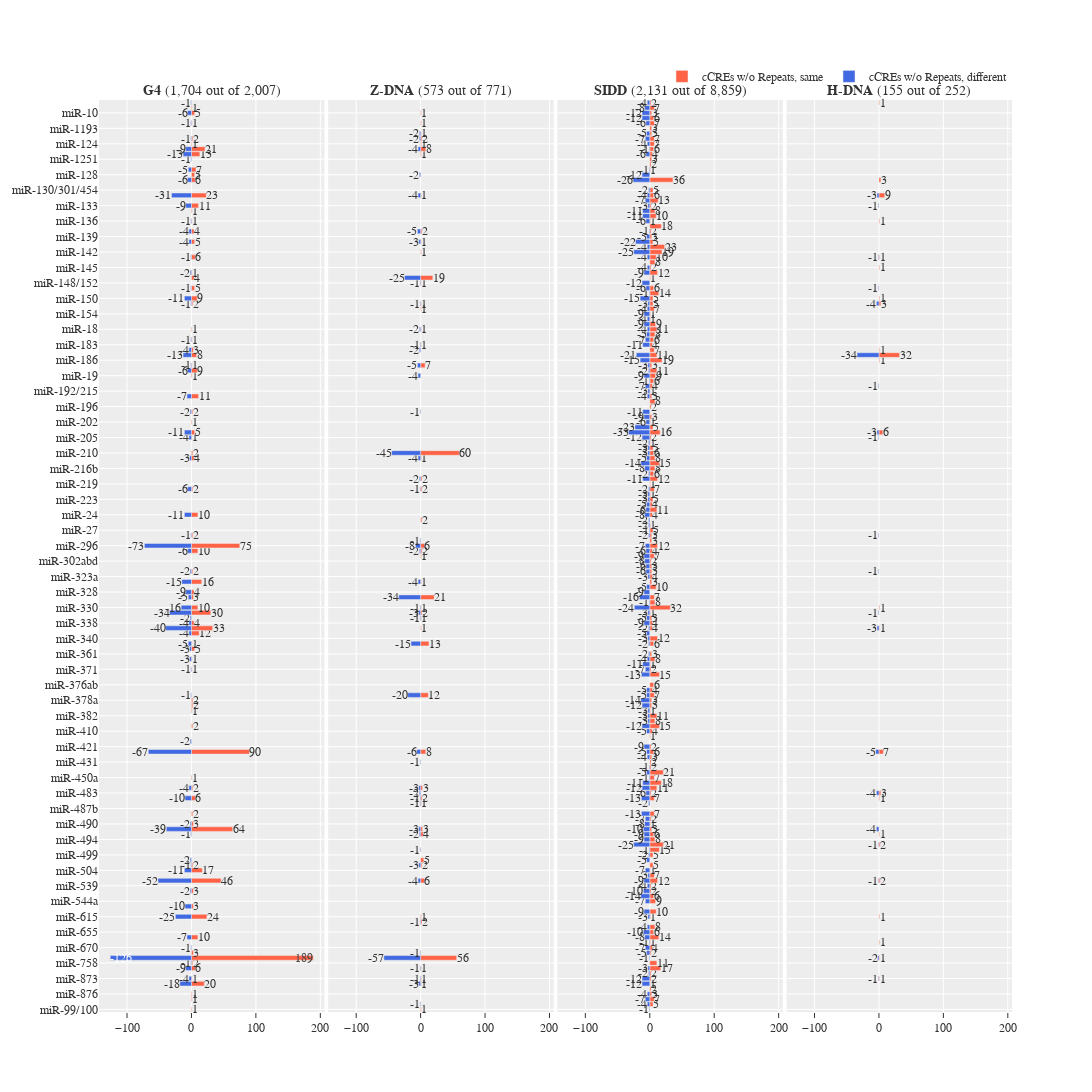

The cell this chart's notebook holds for it:
### Code cell
groups = ["g4", "z-dna", "sidd", "h-dna"]
categories = [
    # "Repeats w/o cCREs, same",
    # "Repeats w/o cCREs, different",
    "cCREs w/o Repeats, same",
    "cCREs w/o Repeats, different",
]
colors = {
    # "Repeats w/o cCREs, same": "tomato",
    # "Repeats w/o cCREs, different": "royalblue",
    "cCREs w/o Repeats, same": "tomato",
    "cCREs w/o Repeats, different": "royalblue",
    # "cCREs w/o Repeats, same": "darksalmon",
    # "cCREs w/o Repeats, different": "cornflowerblue",
}

n_rows = 1
n_cols = 4

fig = ps.make_subplots(
    rows=n_rows,
    cols=n_cols,
    shared_xaxes="all",
    shared_yaxes="all",
    horizontal_spacing=0.004,
    vertical_spacing=0.01,
    column_titles=[
        f"<b>{x.upper()}</b> ({form_df[(form_df['group']==x) & form_df['custom_type'].isin(categories)]['total_count'].sum():,d} out of {form_df[form_df['group']==x]['total_count'].sum():,d})"
        for x in groups
    ],
    # y_title="Number of miRNAs per flipon",
    # x_title="Flipon count",
)

for i, group in enumerate(groups):
    for category in categories:
        df = form_df[(form_df["group"] == group) & (form_df["custom_type"] == category)]
        sub = pgo.Bar(
            x=df["total_count_signed"],
            y=df["mirna"],
            # text=df['total_count'],
            name=category,
            texttemplate="%{x:,d}",
            textposition=df["total_count_signed"].apply(
                lambda x: "outside" if abs(x) <= 100 else "inside"
            ),
            cliponaxis=False,
            marker=dict(color=colors[category]),
            orientation="h",
            width=0.9,
            showlegend=True if (i == 0) else False,
        )
        fig.add_trace(sub, row=1, col=i + 1)

fig.update_xaxes(tickformat="s")
fig.update_yaxes(
    ticks="",
    type="category",
    categoryarray=form_df.sort_values("mirna", ascending=False)["mirna"].unique(),
    categoryorder="array",
)
fig.update_annotations(font=dict(size=14))

fig.update_layout(
    # title=f"Flipons enriched with miRNA seed-regions ({plotly_data['count'].sum():,d})",
    # title_x=0.0035,
    # title_y=.985,
    height=3000,
    width=1500,
    barmode="relative",
    font=dict(family="monospace", size=12),
    uniformtext_minsize=12,
    uniformtext_mode="show",
    # margin=dict(l=60, r=5, t=25, b=60),
    legend=dict(
        # title_text="Flipon group",
        # traceorder="reversed",
        orientation="h",
        yanchor="bottom",
        y=1.01,
        xanchor="right",
        x=1,
    ),
    template="ggplot2",
)

fig.write_image(d_img / "flipon_to_mirna_mapping-ccre-vs-repeats-strands-01-ccre.png")
fig.show()

### Figure 1 — Plotly figure (JSON) as saved in the notebook; plotly's stock layout.template omitted (floating-point values rounded to 4 significant figures; data arrays with more than 128 entries replaced by an {"elided": "..."} marker saying what was removed)
{"data": [{"cliponaxis": false, "marker": {"color": "tomato"}, "name": "cCREs w/o Repeats, same", "orientation": "h", "showlegend": true, "textposition": ["outside", "outside", "outside", "outside", "outside", "outside", "outside", "inside", "outside", "outside", "outside", "outside", "outside", "outside", "outside", "outside", "outside", "outside", "outside", "outside", "outside", "outside", "outside", "outside", "outside", "outside", "outside", "outside", "outside", "outside", "outside", "outside", "outside", "outside", "outside", "outside", "outside", "outside", "outside", "outside", "outside", "outside", "outside", "outside", "outside", "outside", "outside", "outside", "outside", "outside", "outside", "outside", "outside", "outside", "outside", "outside", "outside", "outside", "outside", "outside", "outside", "outside", "outside", "outside", "outside", "outside", "outside", "outside", "outside", "outside", "outside", "outside", "outside", "outside", "outside", "outside", "outside", "outside", "outside", "outside", "outside"], "texttemplate": "%{x:,d}", "type": "bar", "width": 0.9, "x": [1, 1, 1, 20, 1, 6, 2, 189, 3, 10, 24, 3, 3, 46, 17, 2, 64, 3, 2, 6, 2, 1, 90, 2, 1, 2, 2, 1, 1, 5, 1, 12, 33, 4, 30, 10, 3, 4, 16, 2, 10, 75, 2, 10, 2, 4, 2, 1, 5, 1, 2, 11, 1, 9, 1, 8, 3, 1, 1, 2, 9, 5, 4, 1, 6, 5, 4, 1, 1, 11, 23, 6, 5, 7, 13, 21, 1, 2, 1, 5, 1], "xaxis": "x", "y": ["miR-99/100", "miR-9", "miR-876", "miR-874", "miR-873", "miR-760", "miR-758", "miR-744", "miR-7", "miR-665", "miR-615", "miR-551", "miR-542", "miR-532", "miR-504", "miR-503", "miR-491", "miR-490", "miR-488", "miR-485", "miR-455", "miR-450a", "miR-423", "miR-409", "miR-381", "miR-379", "miR-378a", "miR-371", "miR-365", "miR-346", "miR-342", "miR-34/449", "miR-339", "miR-338", "miR-331", "miR-330", "miR-329/362", "miR-328", "miR-324", "miR-31", "miR-299", "miR-296", "miR-28/708", "miR-24", "miR-22", "miR-214", "miR-210", "miR-205", "miR-204/211", "miR-202", "miR-199", "miR-193", "miR-19", "miR-188", "miR-187", "miR-185", "miR-184", "miR-182", "miR-18", "miR-151a", "miR-150", "miR-149", "miR-147", "miR-146", "miR-143", "miR-140", "miR-138", "miR-136", "miR-134", "miR-133", "miR-1306", "miR-129", "miR-128", "miR-127", "miR-125", "miR-1249", "miR-124", "miR-122", "miR-103/107", "miR-10", "miR-1/206"], "yaxis": "y"}, {"cliponaxis": false, "marker": {"color": "royalblue"}, "name": "cCREs w/o Repeats, different", "orientation": "h", "showlegend": true, "textposition": ["outside", "outside", "outside", "outside", "inside", "outside", "outside", "outside", "outside", "outside", "outside", "outside", "outside", "outside", "outside", "outside", "outside", "outside", "outside", "outside", "outside", "outside", "outside", "outside", "outside", "outside", "outside", "outside", "outside", "outside", "outside", "outside", "outside", "outside", "outside", "outside", "outside", "outside", "outside", "outside", "outside", "outside", "outside", "outside", "outside", "outside", "outside", "outside", "outside", "outside", "outside", "outside", "outside", "outside", "outside", "outside", "outside", "outside", "outside", "outside", "outside", "outside", "outside", "outside", "outside", "outside", "outside", "outside", "outside", "outside"], "texttemplate": "%{x:,d}", "type": "bar", "width": 0.9, "x": [-18, -4, -9, -1, -126, -1, -7, -25, -10, -2, -52, -11, -1, -2, -1, -39, -2, -10, -4, -67, -2, -1, -1, -3, -3, -5, -4, -40, -4, -2, -34, -16, -5, -9, -15, -2, -6, -73, -1, -11, -6, -3, -4, -11, -2, -7, -6, -1, -13, -4, -1, -1, -11, -1, -2, -1, -4, -4, -1, -9, -31, -6, -5, -1, -13, -9, -1, -1, -6, -1], "xaxis": "x", "y": ["miR-874", "miR-873", "miR-760", "miR-758", "miR-744", "miR-670", "miR-665", "miR-615", "miR-551", "miR-542", "miR-532", "miR-504", "miR-503", "miR-501/502", "miR-493", "miR-491", "miR-490", "miR-485", "miR-455", "miR-423", "miR-412", "miR-377", "miR-371", "miR-365", "miR-346", "miR-342", "miR-34/449", "miR-339", "miR-338", "miR-335", "miR-331", "miR-330", "miR-329/362", "miR-328", "miR-324", "miR-31", "miR-299", "miR-296", "miR-28/708", "miR-24", "miR-22", "miR-214", "miR-205", "miR-204/211", "miR-199", "miR-193", "miR-188", "miR-187", "miR-185", "miR-184", "miR-182", "miR-151a", "miR-150", "miR-149", "miR-146", "miR-143", "miR-140", "miR-138", "miR-136", "miR-133", "miR-1306", "miR-129", "miR-127", "miR-1251", "miR-125", "miR-1249", "miR-122", "miR-103/107", "miR-10", "let-7/miR-98"], "yaxis": "y"}, {"cliponaxis": false, "marker": {"color": "tomato"}, "name": "cCREs w/o Repeats, same", "orientation": "h", "showlegend": false, "textposition": ["outside", "outside", "outside", "outside", "outside", "outside", "outside", "outside", "outside", "outside", "outside", "outside", "outside", "outside", "outside", "outside", "outside", "outside", "outside", "outside", "outside", "outside", "outside", "outside", "outside", "outside", "outside", "outside", "outside", "outside", "outside", "outside", "outside", "outside", "outside", "outside", "outside", "outside", "outside", "outside", "outside", "outside", "outside", "outside", "outside", "outside", "outside", "outside", "outside", "outside"], "texttemplate": "%{x:,d}", "type": "bar", "width": 0.9, "x": [1, 1, 1, 1, 56, 2, 1, 6, 2, 5, 4, 3, 1, 2, 3, 8, 12, 13, 1, 1, 2, 1, 21, 1, 1, 2, 6, 2, 2, 2, 1, 60, 7, 1, 1, 1, 1, 1, 19, 1, 1, 2, 1, 1, 8, 1, 2, 1, 1, 1], "xaxis": "x2", "y": ["miR-99/100", "miR-874", "miR-873", "miR-760", "miR-744", "miR-652", "miR-615", "miR-532", "miR-503", "miR-501/502", "miR-493", "miR-491", "miR-486", "miR-485", "miR-455", "miR-423", "miR-377", "miR-342", "miR-339", "miR-335", "miR-331", "miR-330", "miR-329/362", "miR-324", "miR-30", "miR-299", "miR-296", "miR-25/32/92/363/367", "miR-22", "miR-218", "miR-214", "miR-210", "miR-187", "miR-183", "miR-18", "miR-153", "miR-151a", "miR-148/152", "miR-147", "miR-142", "miR-140", "miR-138", "miR-1306", "miR-125", "miR-1249", "miR-124", "miR-122", "miR-1197", "miR-103/107", "miR-10"], "yaxis": "y2"}, {"cliponaxis": false, "marker": {"color": "royalblue"}, "name": "cCREs w/o Repeats, different", "orientation": "h", "showlegend": false, "textposition": ["outside", "outside", "outside", "outside", "outside", "outside", "outside", "outside", "outside", "outside", "outside", "outside", "outside", "outside", "outside", "outside", "outside", "outside", "outside", "outside", "outside", "outside", "outside", "outside", "outside", "outside", "outside", "outside", "outside", "outside", "outside", "outside", "outside", "outside", "outside", "outside", "outside", "outside", "outside", "outside", "outside", "outside", "outside", "outside", "outside", "outside", "outside", "outside"], "texttemplate": "%{x:,d}", "type": "bar", "width": 0.9, "x": [-1, -3, -1, -1, -57, -1, -1, -4, -3, -1, -2, -3, -1, -1, -2, -3, -1, -6, -20, -15, -1, -3, -1, -34, -4, -2, -8, -1, -1, -2, -4, -45, -1, -4, -5, -2, -1, -2, -1, -1, -25, -3, -5, -4, -2, -4, -2, -2], "xaxis": "x2", "y": ["miR-96/1271", "miR-874", "miR-873", "miR-760", "miR-744", "miR-7", "miR-652", "miR-532", "miR-503", "miR-496", "miR-493", "miR-491", "miR-486", "miR-485", "miR-483", "miR-455", "miR-431", "miR-423", "miR-377", "miR-342", "miR-335", "miR-331", "miR-330", "miR-329/362", "miR-324", "miR-299", "miR-296", "miR-29", "miR-22", "miR-218", "miR-214", "miR-210", "miR-199", "miR-19", "miR-187", "miR-184", "miR-183", "miR-18", "miR-151a", "miR-148/152", "miR-147", "miR-140", "miR-138", "miR-1306", "miR-128", "miR-1249", "miR-122", "miR-1197"], "yaxis": "y2"}, {"cliponaxis": false, "marker": {"color": "tomato"}, "name": "cCREs w/o Repeats, same", "orientation": "h", "showlegend": false, "textposition": {"elided": "160 str values"}, "texttemplate": "%{x:,d}", "type": "bar", "width": 0.9, "x": {"elided": "160 int values"}, "xaxis": "x3", "y": {"elided": "160 str values"}, "yaxis": "y3"}, {"cliponaxis": false, "marker": {"color": "royalblue"}, "name": "cCREs w/o Repeats, different", "orientation": "h", "showlegend": false, "textposition": {"elided": "152 str values"}, "texttemplate": "%{x:,d}", "type": "bar", "width": 0.9, "x": {"elided": "152 int values"}, "xaxis": "x3", "y": {"elided": "152 str values"}, "yaxis": "y3"}, {"cliponaxis": false, "marker": {"color": "tomato"}, "name": "cCREs w/o Repeats, same", "orientation": "h", "showlegend": false, "textposition": ["outside", "outside", "outside", "outside", "outside", "outside", "outside", "outside", "outside", "outside", "outside", "outside", "outside", "outside", "outside", "outside", "outside", "outside", "outside", "outside", "outside", "outside", "outside", "outside"], "texttemplate": "%{x:,d}", "type": "bar", "width": 0.9, "x": [1, 1, 1, 1, 2, 2, 1, 1, 3, 7, 1, 1, 6, 1, 32, 1, 3, 1, 1, 1, 1, 9, 3, 1], "xaxis": "x4", "y": ["miR-873", "miR-744", "miR-668", "miR-615", "miR-532", "miR-495", "miR-493", "miR-485", "miR-483", "miR-423", "miR-339", "miR-330", "miR-204/211", "miR-186", "miR-185", "miR-184", "miR-151a", "miR-150", "miR-145", "miR-143", "miR-136", "miR-1306", "miR-129", "let-7/miR-98"], "yaxis": "y4"}, {"cliponaxis": false, "marker": {"color": "royalblue"}, "name": "cCREs w/o Repeats, different", "orientation": "h", "showlegend": false, "textposition": ["outside", "outside", "outside", "outside", "outside", "outside", "outside", "outside", "outside", "outside", "outside", "outside", "outside", "outside", "outside", "outside", "outside", "outside", "outside", "outside"], "texttemplate": "%{x:,d}", "type": "bar", "width": 0.9, "x": [-1, -2, -1, -1, -4, -4, -5, -3, -1, -1, -1, -1, -3, -1, -34, -4, -1, -1, -1, -3], "xaxis": "x4", "y": ["miR-873", "miR-744", "miR-532", "miR-495", "miR-491", "miR-483", "miR-423", "miR-339", "miR-331", "miR-31", "miR-28/708", "miR-205", "miR-204/211", "miR-191", "miR-185", "miR-151a", "miR-149", "miR-143", "miR-133", "miR-1306"], "yaxis": "y4"}], "layout": {"annotations": [{"font": {"size": 14}, "showarrow": false, "text": "<b>G4</b> (1,704 out of 2,007)", "x": 0.1235, "xanchor": "center", "xref": "paper", "y": 1, "yanchor": "bottom", "yref": "paper"}, {"font": {"size": 14}, "showarrow": false, "text": "<b>Z-DNA</b> (573 out of 771)", "x": 0.3745, "xanchor": "center", "xref": "paper", "y": 1, "yanchor": "bottom", "yref": "paper"}, {"font": {"size": 14}, "showarrow": false, "text": "<b>SIDD</b> (2,131 out of 8,859)", "x": 0.6255, "xanchor": "center", "xref": "paper", "y": 1, "yanchor": "bottom", "yref": "paper"}, {"font": {"size": 14}, "showarrow": false, "text": "<b>H-DNA</b> (155 out of 252)", "x": 0.8765, "xanchor": "center", "xref": "paper", "y": 1, "yanchor": "bottom", "yref": "paper"}], "barmode": "relative", "font": {"family": "monospace", "size": 12}, "height": 3000, "legend": {"orientation": "h", "x": 1, "xanchor": "right", "y": 1.01, "yanchor": "bottom"}, "uniformtext": {"minsize": 12, "mode": "show"}, "width": 1500, "xaxis": {"anchor": "y", "domain": [0, 0.247], "tickformat": "s"}, "xaxis2": {"anchor": "y2", "domain": [0.251, 0.498], "matches": "x", "tickformat": "s"}, "xaxis3": {"anchor": "y3", "domain": [0.502, 0.749], "matches": "x", "tickformat": "s"}, "xaxis4": {"anchor": "y4", "domain": [0.753, 1], "matches": "x", "tickformat": "s"}, "yaxis": {"anchor": "x", "categoryarray": {"elided": "177 str values"}, "categoryorder": "array", "domain": [0, 1], "ticks": "", "type": "category"}, "yaxis2": {"anchor": "x2", "categoryarray": {"elided": "177 str values"}, "categoryorder": "array", "domain": [0, 1], "matches": "y", "showticklabels": false, "ticks": "", "type": "category"}, "yaxis3": {"anchor": "x3", "categoryarray": {"elided": "177 str values"}, "categoryorder": "array", "domain": [0, 1], "matches": "y", "showticklabels": false, "ticks": "", "type": "category"}, "yaxis4": {"anchor": "x4", "categoryarray": {"elided": "177 str values"}, "categoryorder": "array", "domain": [0, 1], "matches": "y", "showticklabels": false, "ticks": "", "type": "category"}}}
